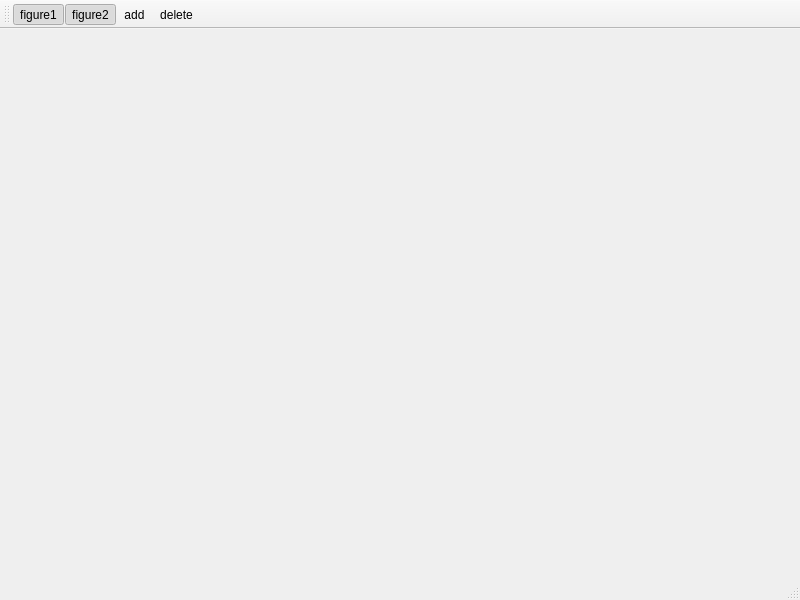
<?xml version="1.0" encoding="UTF-8"?>
<ui version="4.0">
 <class>MainWindow</class>
 <widget class="QMainWindow" name="MainWindow">
  <property name="geometry">
   <rect>
    <x>0</x>
    <y>0</y>
    <width>800</width>
    <height>600</height>
   </rect>
  </property>
  <property name="windowTitle">
   <string>MainWindow</string>
  </property>
  <widget class="QWidget" name="centralwidget"/>
  <widget class="QMenuBar" name="menubar">
   <property name="geometry">
    <rect>
     <x>0</x>
     <y>0</y>
     <width>800</width>
     <height>22</height>
    </rect>
   </property>
  </widget>
  <widget class="QStatusBar" name="statusbar"/>
  <widget class="QToolBar" name="toolBar">
   <property name="windowTitle">
    <string>toolBar</string>
   </property>
   <attribute name="toolBarArea">
    <enum>TopToolBarArea</enum>
   </attribute>
   <attribute name="toolBarBreak">
    <bool>false</bool>
   </attribute>
   <addaction name="actionfigure1"/>
   <addaction name="actionfigure2"/>
   <addaction name="actionadd"/>
   <addaction name="actiondelete"/>
  </widget>
  <action name="actionfigure1">
   <property name="checkable">
    <bool>true</bool>
   </property>
   <property name="checked">
    <bool>true</bool>
   </property>
   <property name="text">
    <string>figure1</string>
   </property>
  </action>
  <action name="actionfigure2">
   <property name="checkable">
    <bool>true</bool>
   </property>
   <property name="checked">
    <bool>true</bool>
   </property>
   <property name="text">
    <string>figure2</string>
   </property>
  </action>
  <action name="actionadd">
   <property name="text">
    <string>add</string>
   </property>
  </action>
  <action name="actiondelete">
   <property name="text">
    <string>delete</string>
   </property>
  </action>
 </widget>
 <resources/>
 <connections/>
</ui>
